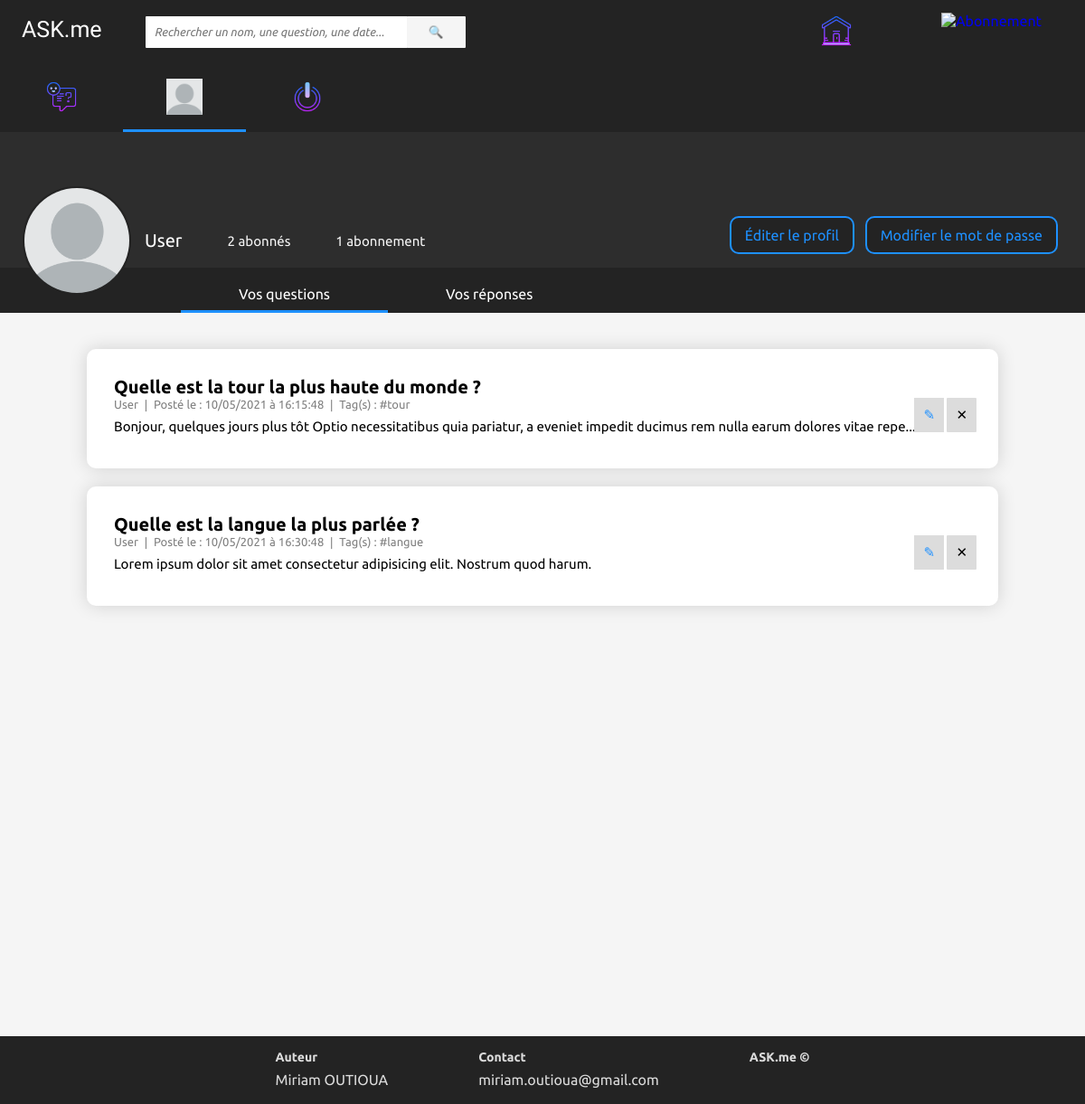
The app's page /src/profil/profil.php?id=2&page=questions (signed in) with its own data.
### tables this page shows
CREATE TABLE users (
  id int(25) NOT NULL PRIMARY KEY AUTO_INCREMENT,
  username varchar(255) NOT NULL,
  email varchar(255) NOT NULL,
  password varchar(255) NOT NULL,
  isAdmin tinyint(1) NOT NULL
);

CREATE TABLE posts (
  p_id int(25) NOT NULL PRIMARY KEY AUTO_INCREMENT,
  p_title varchar(256) NOT NULL,
  p_tags varchar(256) NOT NULL,
  p_content text NOT NULL,
  p_author varchar(256) NOT NULL,
  p_date timestamp NOT NULL DEFAULT CURRENT_TIMESTAMP,
  p_uid int(25) DEFAULT NULL,
  p_edit_date timestamp NOT NULL DEFAULT '0000-00-00 00:00:00'
);

### src/posts/fonc_date.php (called while the page is built)
<?php
function convert_date($date)
{
    $jour = substr($date, 8, 2);
    $mois = substr($date, 5, 2);
    $annee = substr($date, 0, 4);
    $heure = substr($date, 11, 2);
    $min = substr($date, 14, 2);
    $sec = substr($date, 17, 2);
    return $jour.'/'.$mois.'/'.$annee.' à '.$heure.':'.$min.':'.$sec;
}

### src/profil/profil.php (the view, shortened to what this page needs)
<?php
	require_once "../layouts/header.php";
    require_once "../posts/fonc_date.php";
	if (isset($_SESSION['id'])) {
        $id = $_GET['id'];
        $req = "SELECT * FROM users WHERE id = $id";
        $result = mysqli_query($dbh, $req);
        $user = mysqli_fetch_assoc($result);
?>
<div class="profil-container">
    <div class="info_bar">
        <div class="edit-profil"><a href='edit_profil.php?id=<?php echo $uid ?>'>&Eacute;diter le profil</a></div>
        <div class="edit-pwd"><a href='edit_pwd.php?id=<?php echo $uid ?>'>Modifier le mot de passe</a></div>
        <ul>
            <li class="<?php if (isset($_GET['page']) && $_GET['page'] === "questions") echo "active";?>">
                <a href="profil.php?id=<?php echo $uid ?>&page=questions">Vos questions</a>
            </li>
            <li class="<?php if (isset($_GET['page']) && $_GET['page'] === "reponses") echo "active"?>" id="reponses">
                <a href="profil.php?id=<?php echo $uid ?>&page=reponses">Vos réponses</a>
            </li>
        </ul>
		<div class="profil">
            <img src="../layouts/img/profil.png" width="200" alt="Photo de profil">
            <p class="profil-name"><?php echo $user['username']; ?></p>
            <?php
                require_once "user_info.php";
            ?>
        </div>
	</div>
</div>
<div class="post-container">
    <?php
        if (isset($_GET['page']) && $_GET['page'] === "questions"):
        $sql = "SELECT * FROM posts WHERE p_uid = $id";
        $result = mysqli_query($dbh, $sql);
        $queryResults = mysqli_num_rows($result);
        if ($queryResults > 0) {
            while ($lignes = mysqli_fetch_assoc($result)) {
                if (strlen($lignes['p_content']) > 130) {
                    $extrait = substr($lignes['p_content'], 0, 130)."...";
                } else {
                    $extrait = $lignes['p_content'];
                }
                $str = "<div class='post-box'>
                            <h1><a class='author' href='../posts/post.php?id=".$lignes['p_id']."'>".$lignes['p_title']."</a></h1>
                            <div class='edit' title='Modifier la question'><a href='../posts/edit_post.php?id=".$lignes['p_id']."'>&#9998;</a></div>
                            <div class='delete' title='Supprimer la question'><a href='../posts/del_post.php?id=" . $lignes['p_id'] ."' onclick=" . '"' . "return confirm('Voulez-vous vraiment supprimer la question : &#171; " . $lignes['p_title'] . " &#187; ?')" . '"' .  ">&#10005;</a></div>
                            <p>".$lignes['p_author'];
                if ($lignes['p_edit_date'] === '0000-00-00 00:00:00') {
                    $str .= "   &#10072; Posté le : ".convert_date($lignes['p_date'])." &#10072; Tag(s) : ".$lignes['p_tags']."</p>
                            <p class='post-content'>".$extrait."</p>
                        </div>";
                } else {
                    $str .= "   &#10072; Posté le : ".convert_date($lignes['p_date'])." &#10072; Modifié le : ".convert_date($lignes['p_edit_date'])." &#10072; Tag(s) : ".$lignes['p_tags']."</p>
                            <p class='post-content'>".$extrait."</p>
                        </div>";
                }
                echo $str;
            }
        } else {
            echo "<div class='post-box'>Vous n'avez pas encore posé de question.</div>";
        }
        endif;
    ?>
</div>
<?php
    } else {
        header('Location: ../../index.php');
    }
	require_once "../layouts/footer.php";
?>

### src/layouts/style_header.css (style rules this page uses)
* { box-sizing: border-box; margin: 0; padding: 0; font-family: 'Ubuntu', sans-serif; transition: all 0.3s ease 0s; }
body { background-color: whitesmoke; }
html, body { height: 100%; }

### src/posts/style_post.css (style rules this page uses)
.post-container { margin-left: 8%; margin-right: 8%; background-color: whitesmoke; padding: 40px 0 20px 0; min-height: 100%; }
.post-box { background-color: white; padding: 30px; width: 100%; margin-bottom: 20px; box-shadow: 0 0 20px rgba(0, 0, 0, 0.15); border-radius: 10px; }
.post-box .post-content { color: black; font-size: 15px; }
.post-box h1 { font-size: 20px; }
.post-box a { text-decoration: none; color: black; }
.post-box p { font-size: 13px; color: gray; margin-bottom: 8px; }

### src/profil/style_profil.css (style rules this page uses)
.profil-container { position: relative; margin: auto; width: 100%; height: 200px; background-color: rgb(45, 45, 45); overflow: hidden; }
.info_bar { position: absolute; bottom: 0; width: 100%; height: 50px; background-color: rgb(35, 35, 35); }
.profil { position: absolute; display: flex; align-items: center; bottom: 20px; left: 25px; }
.profil img { width: 120px; height: 120px; border-radius: 50%; border: 2px solid rgb(35, 35, 35); }
.info_bar ul { position: relative; width: 100%; display: flex; padding-left: 200px; height: 100%; margin: 0; }
.info_bar li { list-style: none; cursor: pointer; color: white; font-size: 1em; padding: 1.2em 4em; }
.info_bar li:hover, .active { border-bottom: 3px solid dodgerblue; }
.info_bar a { text-decoration: none; color: white; }
.profil-name { font-size: 20px; color: white; margin-left: 15px; }
.edit-profil a { position: absolute; right: 255px; bottom: 65px; text-decoration: none; padding: 10px 15px 10px 15px; border: 2px solid dodgerblue; border-radius: 10px; background-color: rgb(35, 35, 35); color: dodgerblue; }
.edit-pwd a { text-decoration: none; position: absolute; padding: 10px 15px 10px 15px; border-radius: 10px; right: 30px; bottom: 65px; border: 2px solid dodgerblue; background-color: rgb(35, 35, 35); color: dodgerblue; }
.delete a { position: absolute; right: 10%; padding: 10px; background-color: gainsboro; border: gainsboro 1px; border-radius: 1px; font-size: 15px; }
.edit a { position: absolute; right: 13%; padding: 10px; background-color: gainsboro; border: gainsboro 1px; font-size: 15px; color: dodgerblue; }

### records on screen
users: username "User"
posts: p_title "Quelle est la tour la plus haute du monde ?", p_author "User", p_date "10/05/2021 à 16:15:48", p_tags "#tour", p_content "Bonjour, quelques jours plus tôt Optio necessitatibus quia pariatur, a eveniet impedit ducimus rem nulla earum dolores vitae repe..."
posts: p_title "Quelle est la langue la plus parlée ?", p_author "User", p_date "10/05/2021 à 16:30:48", p_tags "#langue", p_content "Lorem ipsum dolor sit amet consectetur adipisicing elit. Nostrum quod harum."

### other values on screen
$queryResults "2"
$queryResults "1"
